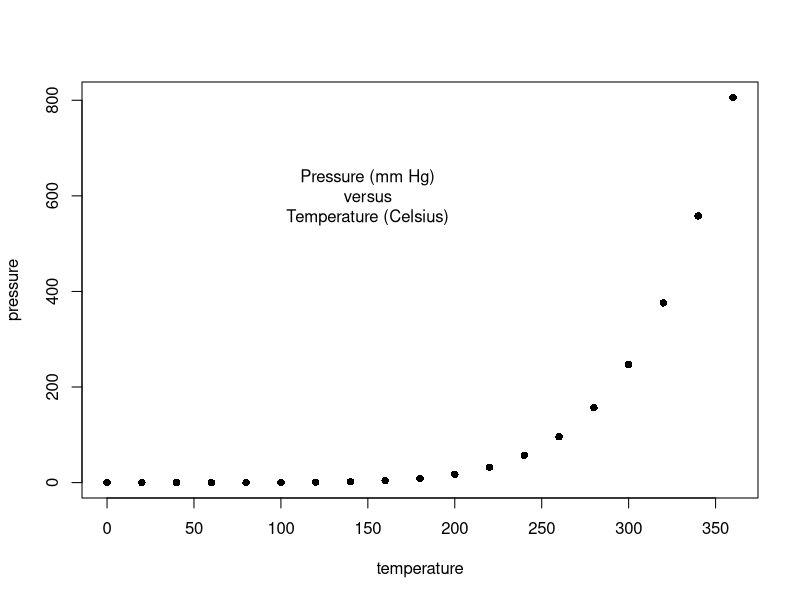
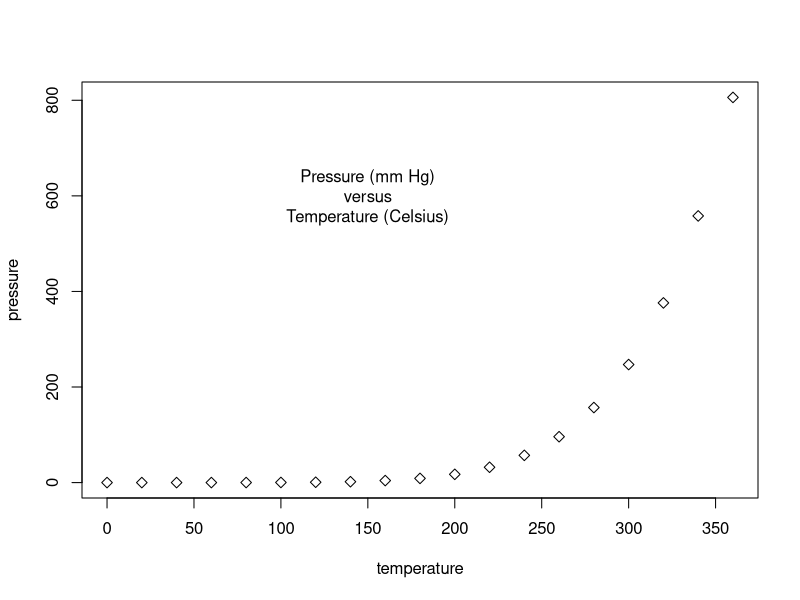
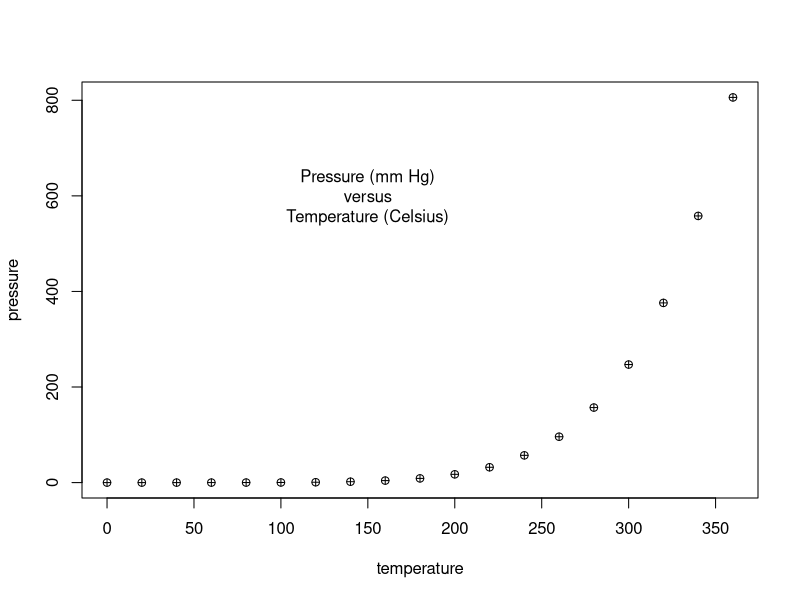
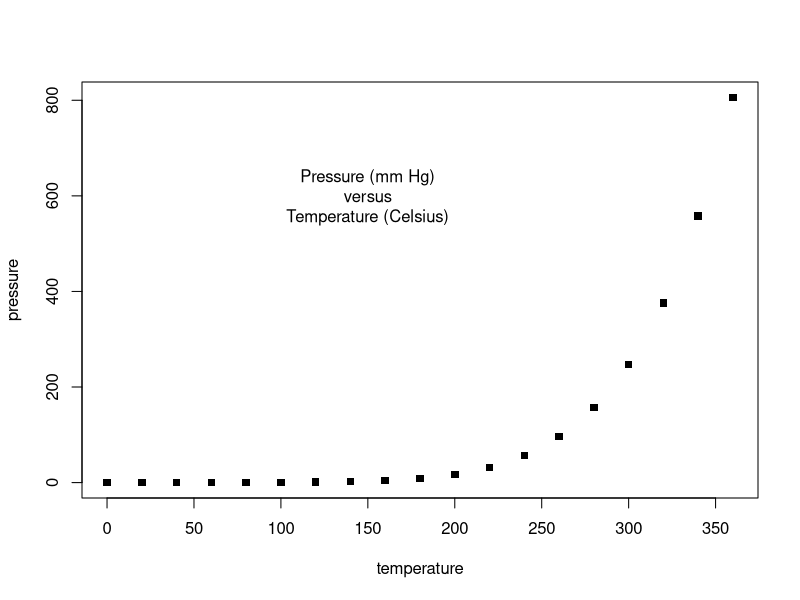
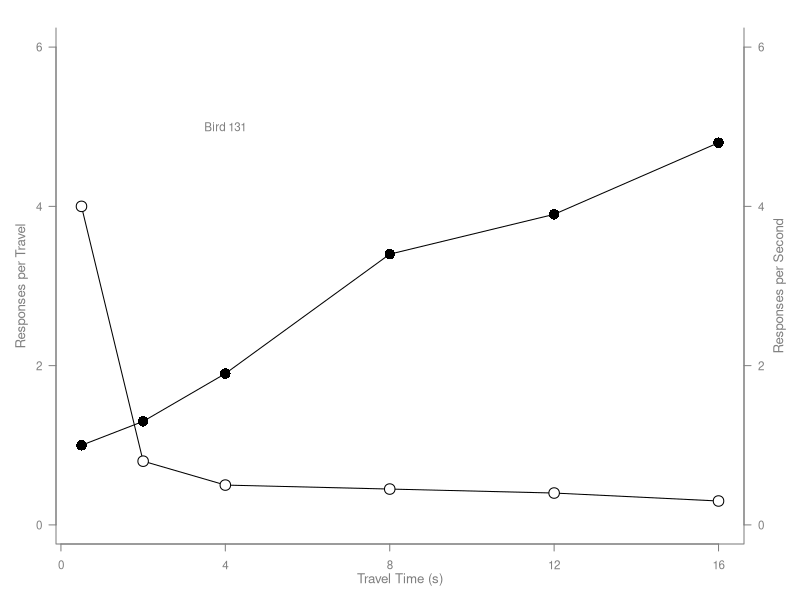
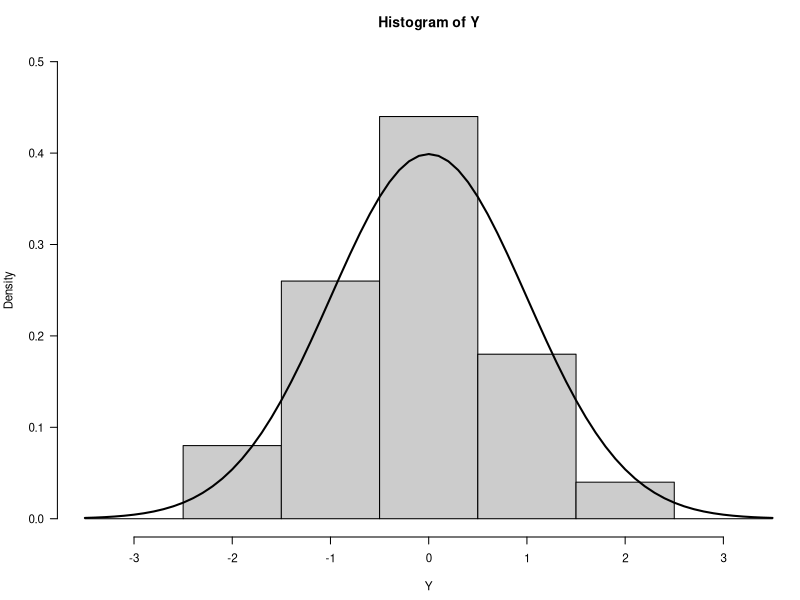
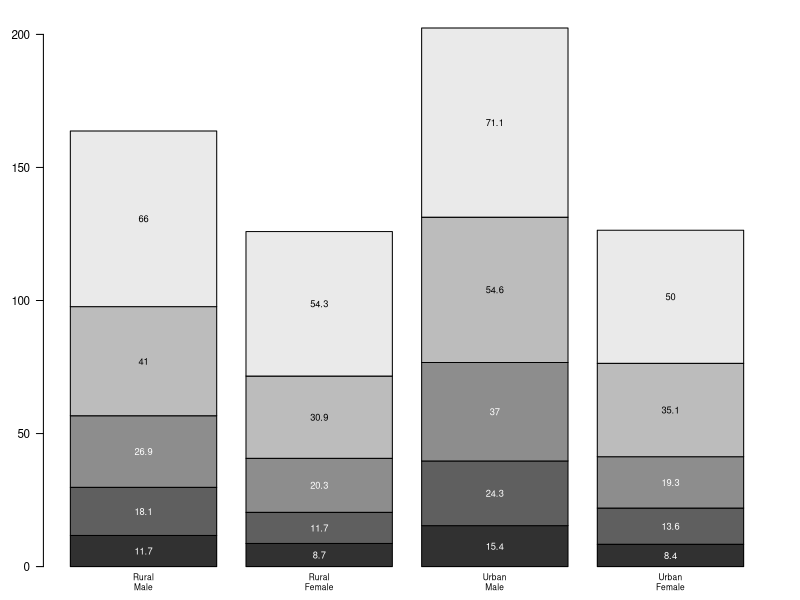
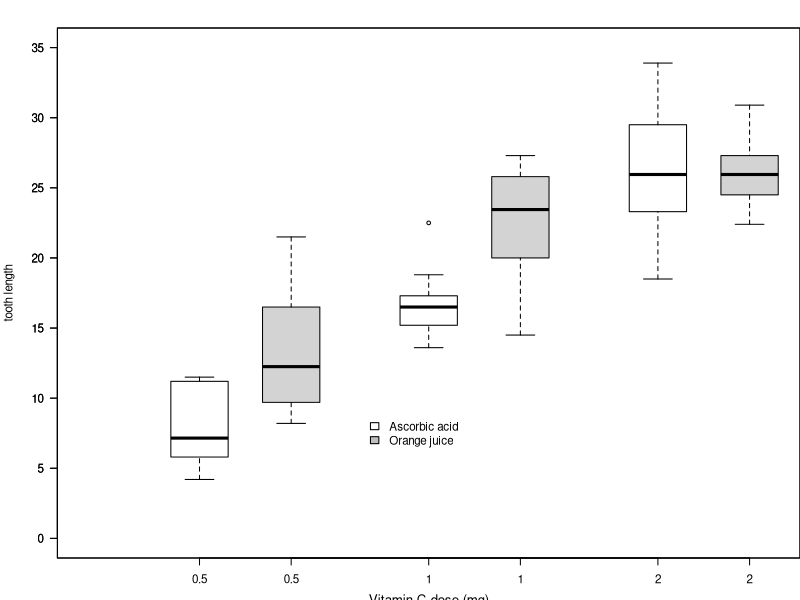

Write R code to recreate these figures, in order.
## ---- chunk 1
#| fig-cap: "Pressure (mm Hg) versus Temperature (Celsius)"
#| fig-subcap:
#|   - "Original: pch=16"
#|   - "pch=5"
#|   - "pch=10"
#|   - "pch=15"
#| layout-ncol: 2
#| layout-nrow: 2

plot(pressure, pch=16) 
text(150, 600, 
     "Pressure (mm Hg)\nversus\nTemperature (Celsius)")

plot(pressure, pch=5)  
text(150, 600, 
     "Pressure (mm Hg)\nversus\nTemperature (Celsius)")

plot(pressure, pch=10) 
text(150, 600, 
     "Pressure (mm Hg)\nversus\nTemperature (Celsius)")

plot(pressure, pch=15) 
text(150, 600, 
     "Pressure (mm Hg)\nversus\nTemperature (Celsius)")
## ---- chunk 2
#| fig-cap: "More Plots" 
#| fig-subcap:
#|   - "Scatterplot"
#|   - "Histogram"
#|   - "Barplot"
#|   - "Boxplot"
#|   - "Persp"
#|   - "Piechart"
#| layout-ncol: 2
#| layout-nrow: 3
#  Examples of standard high-level plots 
#  In each case, extra output is also added using low-level 
#  plotting functions.


# Scatterplot
# Note the incremental additions

x <- c(0.5, 2, 4, 8, 12, 16)
y1 <- c(1, 1.3, 1.9, 3.4, 3.9, 4.8)
y2 <- c(4, .8, .5, .45, .4, .3)

# Setting label orientation, margins c(bottom, left, top, right) & text size
par(las=1, mar=c(4, 4, 2, 4), cex=.7) 
plot.new()
plot.window(range(x), c(0, 6))
lines(x, y1)
lines(x, y2)
points(x, y1, pch=16, cex=2) # Try different cex value?  
points(x, y2, pch=21, bg="white", cex=2)  # Different background color
par(col="gray50", fg="gray50", col.axis="gray50")
axis(1, at=seq(0, 16, 4)) # What is the first number standing for?
axis(2, at=seq(0, 6, 2))
axis(4, at=seq(0, 6, 2))
box(bty="u")
mtext("Travel Time (s)", side=1, line=2, cex=0.8)
mtext("Responses per Travel", side=2, line=2, las=0, cex=0.8)
mtext("Responses per Second", side=4, line=2, las=0, cex=0.8)
text(4, 5, "Bird 131")
par(mar=c(5.1, 4.1, 4.1, 2.1), col="black", fg="black", col.axis="black")

# Histogram
# Random data
Y <- rnorm(50)
# Make sure no Y exceed [-3.5, 3.5]
Y[Y < -3.5 | Y > 3.5] <- NA # Selection/set range
x <- seq(-3.5, 3.5, .1)
dn <- dnorm(x)
par(mar=c(4.5, 4.1, 3.1, 0))
hist(Y, breaks=seq(-3.5, 3.5), ylim=c(0, 0.5), 
     col="gray80", freq=FALSE)
lines(x, dnorm(x), lwd=2)
par(mar=c(5.1, 4.1, 4.1, 2.1))

# Barplot
par(mar=c(2, 3.1, 2, 2.1)) 
midpts <- barplot(VADeaths, 
                  col=gray(0.1 + seq(1, 9, 2)/11), 
                  names=rep("", 4))
mtext(sub(" ", "\n", colnames(VADeaths)),
      at=midpts, side=1, line=0.5, cex=0.5)
text(rep(midpts, each=5), apply(VADeaths, 2, cumsum) - VADeaths/2,
     VADeaths, 
     col=rep(c("white", "black"), times=3:2), 
     cex=0.8)
par(mar=c(5.1, 4.1, 4.1, 2.1))  

# Boxplot
par(mar=c(3, 4.1, 2, 0))
boxplot(len ~ dose, data = ToothGrowth,
        boxwex = 0.25, at = 1:3 - 0.2,
        subset= supp == "VC", col="white",
        xlab="",
        ylab="tooth length", ylim=c(0,35))
mtext("Vitamin C dose (mg)", side=1, line=2.5, cex=0.8)
boxplot(len ~ dose, data = ToothGrowth, add = TRUE,
        boxwex = 0.25, at = 1:3 + 0.2,
        
        subset= supp == "OJ")
legend(1.5, 9, c("Ascorbic acid", "Orange juice"), 
       fill = c("white", "gray"), 
       bty="n")
par(mar=c(5.1, 4.1, 4.1, 2.1))

# Persp
x <- seq(-10, 10, length= 30)
y <- x
f <- function(x,y) { r <- sqrt(x^2+y^2); 10 * sin(r)/r }
z <- outer(x, y, f)
z[is.na(z)] <- 1
# 0.5 to include z axis label
par(mar=c(0, 0.5, 0, 0), lwd=0.5)
persp(x, y, z, theta = 30, phi = 30, 
      expand = 0.5)
par(mar=c(5.1, 4.1, 4.1, 2.1), lwd=1)

# Piechart
par(mar=c(0, 2, 1, 2), xpd=FALSE, cex=0.5)
pie.sales <- c(0.12, 0.3, 0.26, 0.16, 0.04, 0.12)
names(pie.sales) <- c("Blueberry", "Cherry",
                      "Apple", "Boston Cream", "Other", "Vanilla")
pie(pie.sales, col = gray(seq(0.3,1.0,length=6))) 
## ---- chunk 3
#| warning: false
#| fig-cap: "Plots from Happy Planet Index" 
#| fig-subcap:
#|   - "Scatterplot"
#|   - "Histogram"
#|   - "Boxplot"
#|   - "Pie Chart"
#| layout-ncol: 2


library(readr)
library(tidyverse)
HPI <- read_csv("Book1.csv")
HPI <- as.data.frame(HPI)

# see column names 
# colnames(HPI) 

# rename columns
names(HPI)<-c("country", "ISO", "year", "cont", "Pop", "LiExp",
              "wellbeing", "EcoFP", "HPI", "BioCap", "GDP")

HPI_US <- as.data.frame(HPI)
HPI_US <- HPI_US%>%
    filter(HPI_US$ISO=='USA')

HPI_KO <- as.data.frame(HPI)
HPI_KO <- HPI_KO%>%
  filter(HPI_KO$ISO=='KOR')

library(forecast)
HPI_US_ts <- ts(HPI_US$HPI, frequency = 1, start = 2015) 
HPI_KO_ts <- ts(HPI_KO$HPI, frequency = 1, start = 2015)


#Scatterplot
#####
par(las=1, mar=c(5, 5, 2, 5), cex=.7) 
plot.new()
plot.window(range(HPI_US$year), range(HPI_US_ts))
lines(HPI_US$year, HPI_US_ts)
points(HPI_US$year, HPI_US_ts, pch=16, cex=2)
par(col="gray50", fg="gray50", col.axis="gray50")
axis(1, at=seq(2015, 2019, 1)) # Position, bottom
axis(4, at=seq(37, 39, 0.5)) # Position, right

mtext("Time (years)", side=1, line=2.5, cex=0.8)
mtext("Happy Planet Index (out of 100)", side=4, line=3, las=0, cex=0.8)
#####

# Histogram

#####
HPI_19 <- as.data.frame(HPI)
HPI_19 <- HPI_19%>%
  filter(year==2019)

par(las=1, mar=c(5, 2, 2, 5), cex=.7) 
plot.new()
hist(HPI_19$LiExp, col="gray80", freq=TRUE, 
     main=" ", xlab =" ", ylab = " ", yaxt='n')
axis(4, at=seq(0, 40, 10)) # Position, right
mtext("Life Expectancy (years)", side=1, line=2.5, cex=0.8)
mtext("Distribution", side=4, line=3, las=0, cex=0.8)
#####

# Boxplot

#####

par(las=1, mar=c(5, 5, 2, 3), cex=.7) 
plot.new()

boxplot(HPI ~ GDP, data = HPI_19,
        subset=cont, col="white",
        xlab="",
        ylab="")

mtext("GPD per capita grouped by continent", side=1, line=2.5, cex=0.8)
mtext("Happy Planet Index", side=2, line=2.5,las=0, cex=0.8)

#####

# Pie Chart
#####

HPI_19s <- HPI_19%>%
  filter()%>%
  select(cont, GDP, HPI, LiExp)

HPI_19s$LiExp.col <- HPI_19s$LiExp
HPI_19s$LiExp.col[HPI_19s$LiExp.col <= 65] <- 3
HPI_19s$LiExp.col[HPI_19s$LiExp.col > 65 & HPI_19s$LiExp.col <= 75] <- 2
HPI_19s$LiExp.col[HPI_19s$LiExp.col > 75] <- 1

HPI_19s <- HPI_19s%>%
  arrange(LiExp.col)%>%
  count(LiExp.col)

HPI_19s$LiExp.col[HPI_19s$LiExp.col == 3] <- "Poor Life Expectancy"
HPI_19s$LiExp.col[HPI_19s$LiExp.col == 2] <- "Average Life Expectancy"
HPI_19s$LiExp.col[HPI_19s$LiExp.col == 1] <- "Good Life Expectancy"

par(mar=c(2, 2, 1, 2), xpd=FALSE, cex=0.5)
pie(HPI_19s$n, HPI_19s$LiExp.col, col = gray(seq(0.3,1.0,length=3))) 
mtext("Life Expectancy in 2019", side=1, line=-3, cex=0.8)
#####
